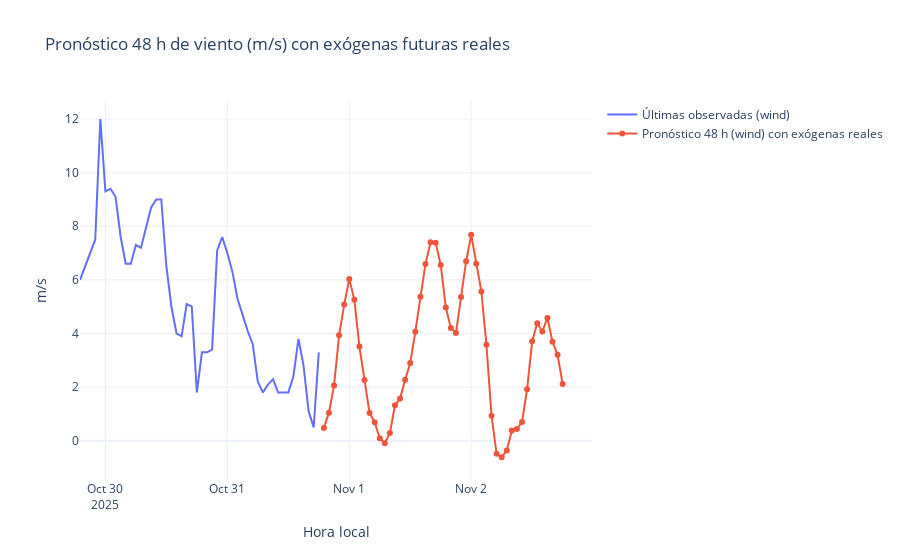

Source (notebook cell):
### Code cell
# Visualización final
fig = go.Figure()
hist = df_hist["wind"].iloc[-48:] if len(df_hist) >= 48 else df_hist["wind"]
fig.add_trace(go.Scatter(x=hist.index, y=hist.values, mode='lines', name='Últimas observadas (wind)'))
fig.add_trace(go.Scatter(x=pred_df.index, y=pred_df["pred_wind"], mode='lines+markers', name='Pronóstico 48 h (wind) con exógenas reales'))
fig.update_layout(title="Pronóstico 48 h de viento (m/s) con exógenas futuras reales",
                  xaxis_title="Hora local", yaxis_title="m/s",
                  template="plotly_white")
fig.show()
